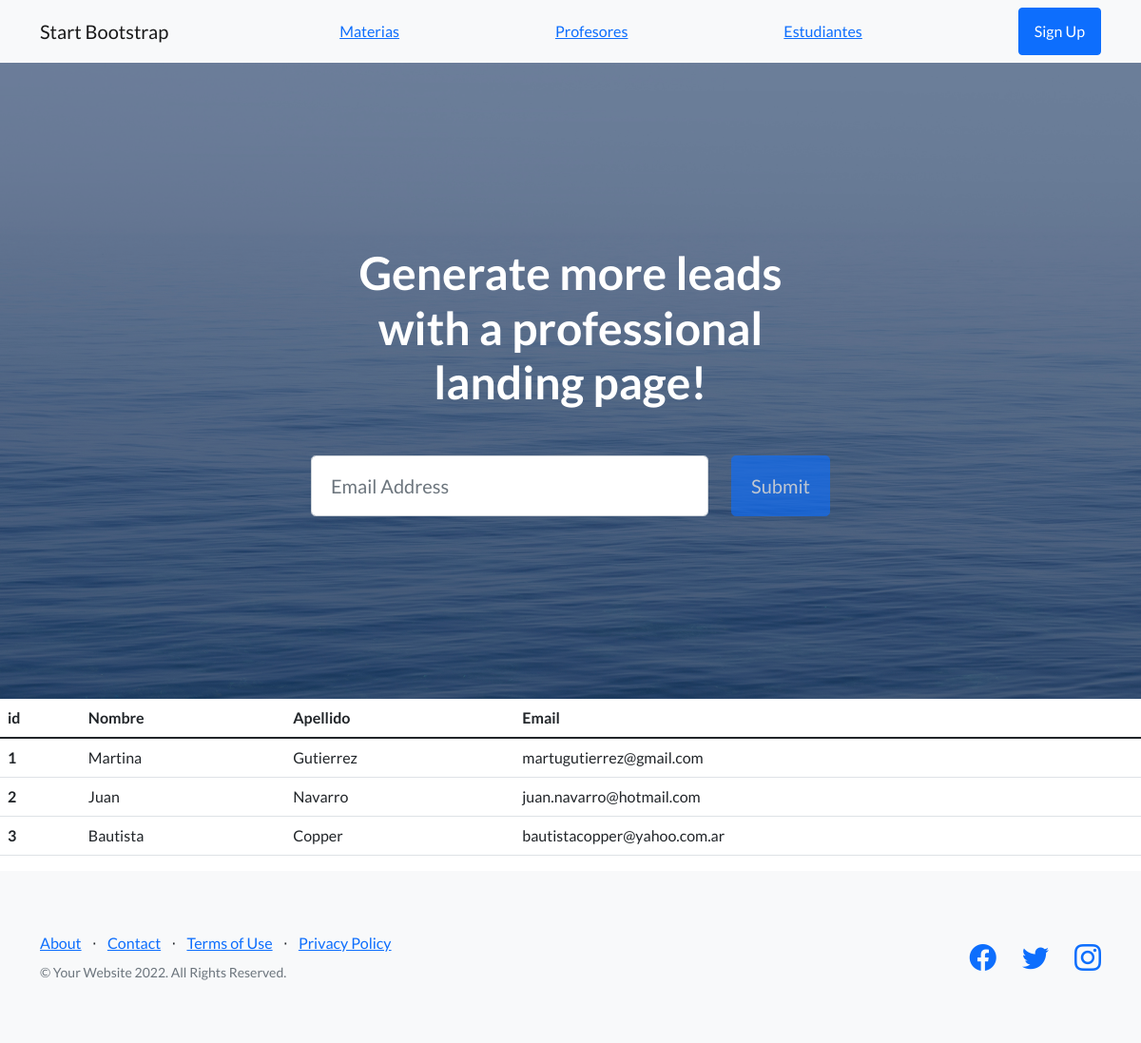
/usuarios/estudiantes, run on an earlier commit of the app's database.
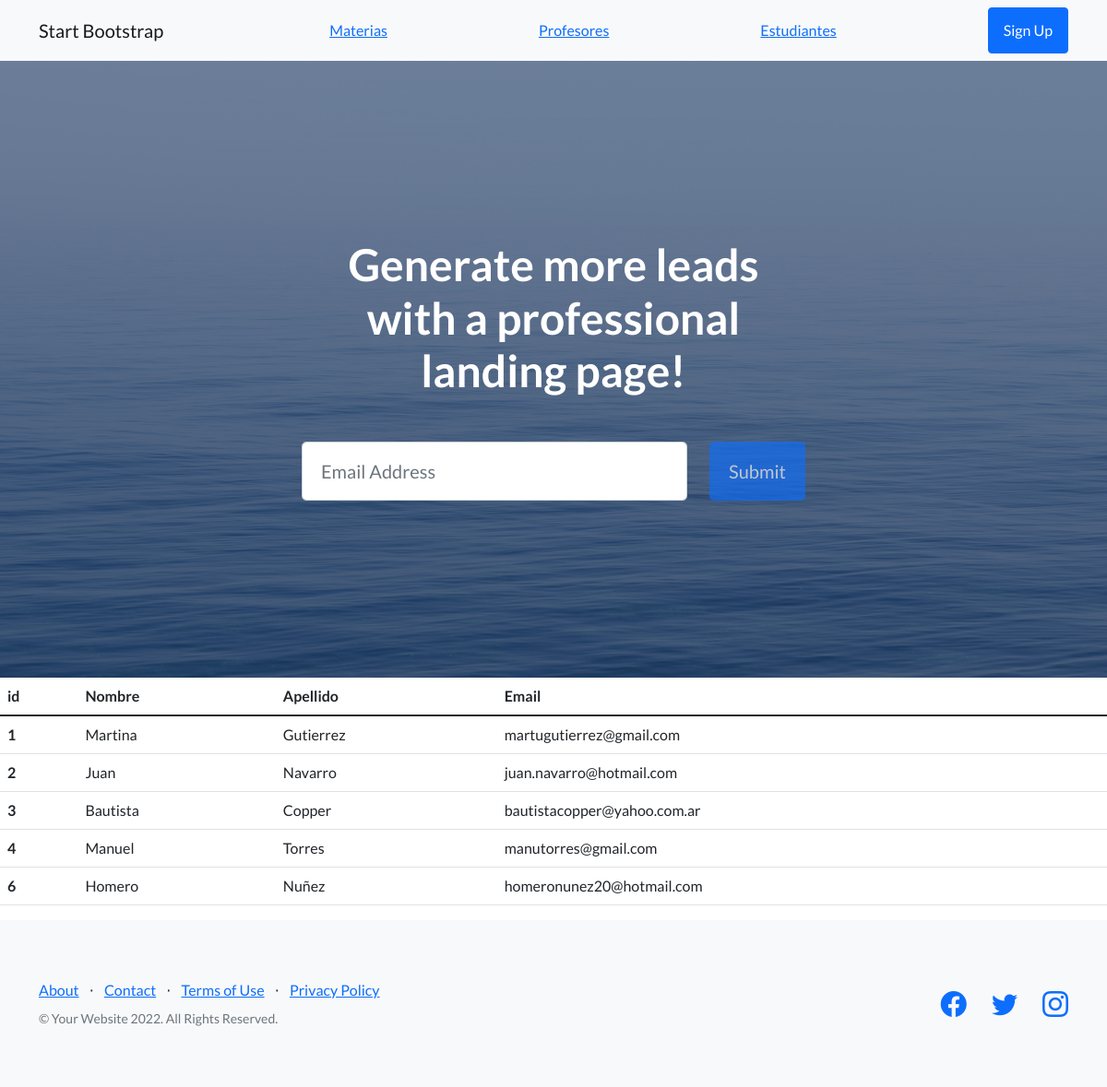
And on a later commit of the database.
### usuarios/models.py (models this page shows)
class Estudiantes(models.Model):
    nombre = models.CharField(max_length=30)
    apellido = models.CharField(max_length=30)
    email = models.EmailField()

### usuarios/views.py (the view)
# urls.py: path("estudiantes", views.estudiantes, name="estudiantes"),
def estudiantes(request):
    alumnos = Estudiantes.objects.all()
    datos = {"datos" : alumnos}
    return render(request, "estudiantes.html", datos)

### usuarios/templates/estudiantes.html
{% extends "index.html" %}
{% load static %}
{% block contenido %}
    <table class="table">
        <thead>
            <tr>
                <th scope="col">id</th>
                <th scope="col">Nombre</th>
                <th scope="col">Apellido</th>
                <th scope="col">Email</th>
            </tr>
        </thead>
        <tbody>
            {% for e in datos %}
            <tr>
                <th scope="row">{{e.id}}</th>
                <td>{{e.nombre}}</td>
                <td>{{e.apellido}}</td>
                <td>{{e.email}}</td>
            </tr>
            {% endfor %}
        </tbody>
    </table>
{% endblock %}

What changed in the data, as far as the page shows it:
added Estudiantes: id "4", nombre "Manuel", apellido "Torres", email "manutorres@gmail.com"
added Estudiantes: id "6", nombre "Homero", apellido "Nuñez", email "homeronunez20@hotmail.com"
